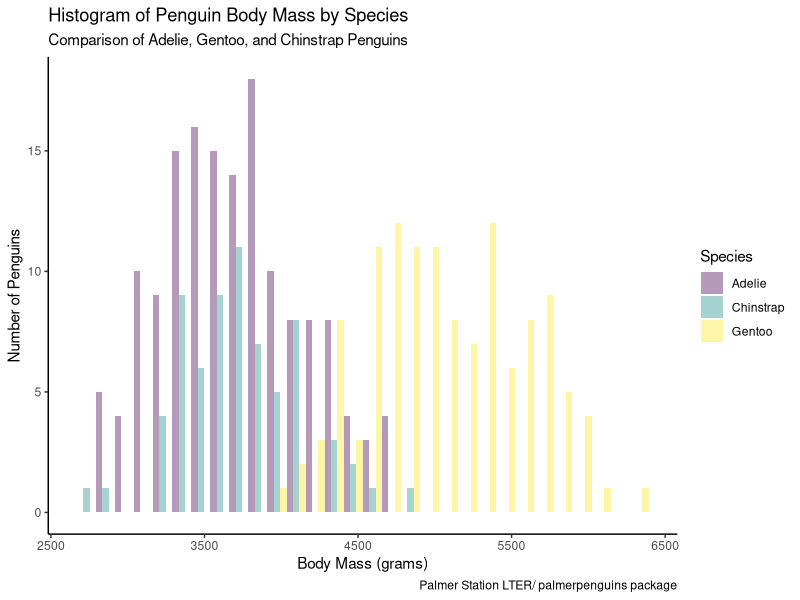
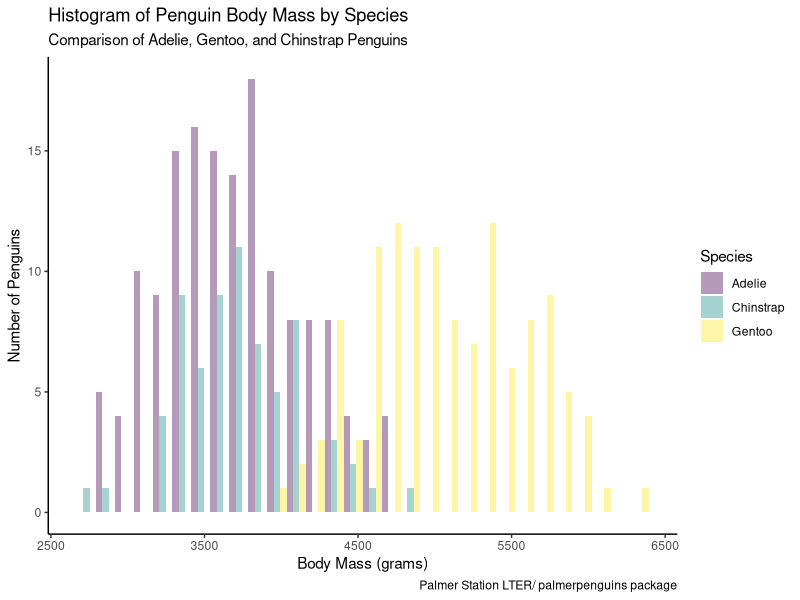

Write the R code that produced these figures, in order.
###This is the script for the ggplot 1 assignment###
###Created by Nick Mattson###
###Script created on 9-14-2026###
########################################################

###Load Libraries###
library(palmerpenguins)
library(tidyverse)
glimpse(penguins)

###Data Structure###
head(penguins)

###ggplot visual###
ggplot(data=penguins,
       mapping = aes(x = body_mass_g,
                     fill = species))+
  geom_histogram(bins = 30, alpha = 0.4, position = "dodge")+
  theme_classic()+
  labs(title = "Histogram of Penguin Body Mass by Species",
       subtitle = "Comparison of Adelie, Gentoo, and Chinstrap Penguins",
       x = "Body Mass (grams)", y = "Number of Penguins",
       fill = "Species",
       caption = "Palmer Station LTER/ palmerpenguins package")+
  scale_fill_viridis_d()

###save plot as image file###
ggsave("Penguins_Histogram.png")
